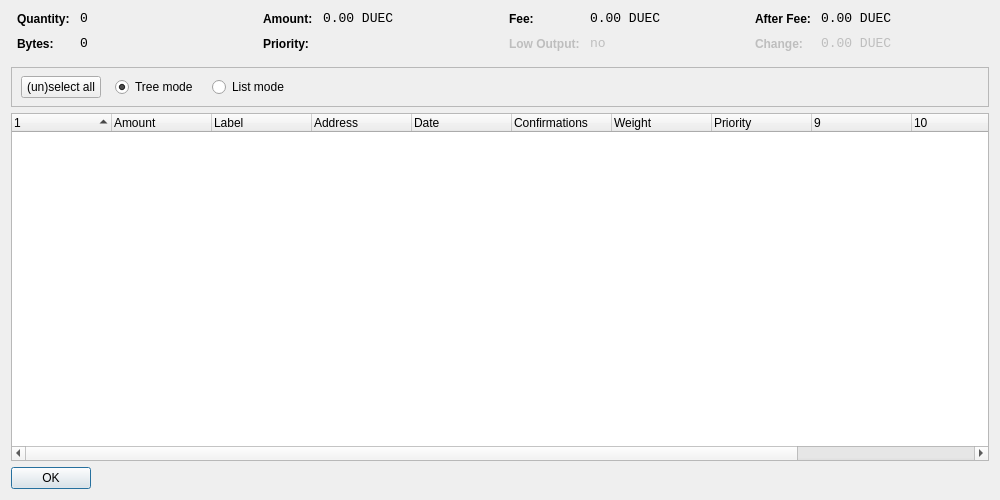
<?xml version="1.0" encoding="UTF-8"?>
<ui version="4.0">
 <class>CoinControlDialog</class>
 <widget class="QWidget" name="CoinControlDialog">
  <property name="geometry">
   <rect>
    <x>0</x>
    <y>0</y>
    <width>1000</width>
    <height>500</height>
   </rect>
  </property>
  <property name="windowTitle">
   <string>Coin Control</string>
  </property>
  <layout class="QVBoxLayout" name="verticalLayout">
   <item>
    <layout class="QHBoxLayout" name="horizontalLayoutTop" stretch="0,0,0,0">
     <property name="topMargin">
      <number>0</number>
     </property>
     <property name="bottomMargin">
      <number>10</number>
     </property>
     <item>
      <layout class="QFormLayout" name="formLayoutCoinControl1">
       <property name="horizontalSpacing">
        <number>10</number>
       </property>
       <property name="verticalSpacing">
        <number>10</number>
       </property>
       <property name="leftMargin">
        <number>6</number>
       </property>
       <property name="rightMargin">
        <number>6</number>
       </property>
       <item row="0" column="0">
        <widget class="QLabel" name="labelCoinControlQuantityText">
         <property name="styleSheet">
          <string notr="true">font-weight:bold;</string>
         </property>
         <property name="text">
          <string>Quantity:</string>
         </property>
        </widget>
       </item>
       <item row="0" column="1">
        <widget class="QLabel" name="labelCoinControlQuantity">
         <property name="font">
          <font>
           <family>Monospace</family>
           <pointsize>10</pointsize>
          </font>
         </property>
         <property name="cursor">
          <cursorShape>IBeamCursor</cursorShape>
         </property>
         <property name="contextMenuPolicy">
          <enum>Qt::ActionsContextMenu</enum>
         </property>
         <property name="text">
          <string notr="true">0</string>
         </property>
         <property name="textInteractionFlags">
          <set>Qt::LinksAccessibleByMouse|Qt::TextSelectableByKeyboard|Qt::TextSelectableByMouse</set>
         </property>
        </widget>
       </item>
       <item row="1" column="0">
        <widget class="QLabel" name="labelCoinControlBytesText">
         <property name="styleSheet">
          <string notr="true">font-weight:bold;</string>
         </property>
         <property name="text">
          <string>Bytes:</string>
         </property>
        </widget>
       </item>
       <item row="1" column="1">
        <widget class="QLabel" name="labelCoinControlBytes">
         <property name="font">
          <font>
           <family>Monospace</family>
           <pointsize>10</pointsize>
          </font>
         </property>
         <property name="cursor">
          <cursorShape>IBeamCursor</cursorShape>
         </property>
         <property name="contextMenuPolicy">
          <enum>Qt::ActionsContextMenu</enum>
         </property>
         <property name="text">
          <string notr="true">0</string>
         </property>
         <property name="textInteractionFlags">
          <set>Qt::LinksAccessibleByMouse|Qt::TextSelectableByKeyboard|Qt::TextSelectableByMouse</set>
         </property>
        </widget>
       </item>
      </layout>
     </item>
     <item>
      <layout class="QFormLayout" name="formLayoutCoinControl2">
       <property name="horizontalSpacing">
        <number>10</number>
       </property>
       <property name="verticalSpacing">
        <number>10</number>
       </property>
       <property name="leftMargin">
        <number>6</number>
       </property>
       <property name="rightMargin">
        <number>6</number>
       </property>
       <item row="0" column="0">
        <widget class="QLabel" name="labelCoinControlAmountText">
         <property name="styleSheet">
          <string notr="true">font-weight:bold;</string>
         </property>
         <property name="text">
          <string>Amount:</string>
         </property>
        </widget>
       </item>
       <item row="0" column="1">
        <widget class="QLabel" name="labelCoinControlAmount">
         <property name="font">
          <font>
           <family>Monospace</family>
           <pointsize>10</pointsize>
          </font>
         </property>
         <property name="cursor">
          <cursorShape>IBeamCursor</cursorShape>
         </property>
         <property name="contextMenuPolicy">
          <enum>Qt::ActionsContextMenu</enum>
         </property>
         <property name="text">
          <string notr="true">0.00 DUEC</string>
         </property>
         <property name="textInteractionFlags">
          <set>Qt::LinksAccessibleByMouse|Qt::TextSelectableByKeyboard|Qt::TextSelectableByMouse</set>
         </property>
        </widget>
       </item>
       <item row="1" column="0">
        <widget class="QLabel" name="labelCoinControlPriorityText">
         <property name="styleSheet">
          <string notr="true">font-weight:bold;</string>
         </property>
         <property name="text">
          <string>Priority:</string>
         </property>
        </widget>
       </item>
       <item row="1" column="1">
        <widget class="QLabel" name="labelCoinControlPriority">
         <property name="font">
          <font>
           <family>Monospace</family>
           <pointsize>10</pointsize>
          </font>
         </property>
         <property name="cursor">
          <cursorShape>IBeamCursor</cursorShape>
         </property>
         <property name="contextMenuPolicy">
          <enum>Qt::ActionsContextMenu</enum>
         </property>
         <property name="text">
          <string/>
         </property>
         <property name="textInteractionFlags">
          <set>Qt::LinksAccessibleByMouse|Qt::TextSelectableByKeyboard|Qt::TextSelectableByMouse</set>
         </property>
        </widget>
       </item>
      </layout>
     </item>
     <item>
      <layout class="QFormLayout" name="formLayoutCoinControl3">
       <property name="horizontalSpacing">
        <number>10</number>
       </property>
       <property name="verticalSpacing">
        <number>10</number>
       </property>
       <property name="leftMargin">
        <number>6</number>
       </property>
       <property name="rightMargin">
        <number>6</number>
       </property>
       <item row="0" column="0">
        <widget class="QLabel" name="labelCoinControlFeeText">
         <property name="styleSheet">
          <string notr="true">font-weight:bold;</string>
         </property>
         <property name="text">
          <string>Fee:</string>
         </property>
        </widget>
       </item>
       <item row="0" column="1">
        <widget class="QLabel" name="labelCoinControlFee">
         <property name="font">
          <font>
           <family>Monospace</family>
           <pointsize>10</pointsize>
          </font>
         </property>
         <property name="cursor">
          <cursorShape>IBeamCursor</cursorShape>
         </property>
         <property name="contextMenuPolicy">
          <enum>Qt::ActionsContextMenu</enum>
         </property>
         <property name="text">
          <string notr="true">0.00 DUEC</string>
         </property>
         <property name="textInteractionFlags">
          <set>Qt::LinksAccessibleByMouse|Qt::TextSelectableByKeyboard|Qt::TextSelectableByMouse</set>
         </property>
        </widget>
       </item>
       <item row="1" column="0">
        <widget class="QLabel" name="labelCoinControlLowOutputText">
         <property name="enabled">
          <bool>false</bool>
         </property>
         <property name="styleSheet">
          <string notr="true">font-weight:bold;</string>
         </property>
         <property name="text">
          <string>Low Output:</string>
         </property>
        </widget>
       </item>
       <item row="1" column="1">
        <widget class="QLabel" name="labelCoinControlLowOutput">
         <property name="enabled">
          <bool>false</bool>
         </property>
         <property name="font">
          <font>
           <family>Monospace</family>
           <pointsize>10</pointsize>
          </font>
         </property>
         <property name="cursor">
          <cursorShape>IBeamCursor</cursorShape>
         </property>
         <property name="contextMenuPolicy">
          <enum>Qt::ActionsContextMenu</enum>
         </property>
         <property name="text">
          <string>no</string>
         </property>
         <property name="textInteractionFlags">
          <set>Qt::LinksAccessibleByMouse|Qt::TextSelectableByKeyboard|Qt::TextSelectableByMouse</set>
         </property>
        </widget>
       </item>
      </layout>
     </item>
     <item>
      <layout class="QFormLayout" name="formLayoutCoinControl4">
       <property name="horizontalSpacing">
        <number>10</number>
       </property>
       <property name="verticalSpacing">
        <number>10</number>
       </property>
       <property name="leftMargin">
        <number>6</number>
       </property>
       <property name="rightMargin">
        <number>6</number>
       </property>
       <item row="0" column="0">
        <widget class="QLabel" name="labelCoinControlAfterFeeText">
         <property name="styleSheet">
          <string notr="true">font-weight:bold;</string>
         </property>
         <property name="text">
          <string>After Fee:</string>
         </property>
        </widget>
       </item>
       <item row="0" column="1">
        <widget class="QLabel" name="labelCoinControlAfterFee">
         <property name="font">
          <font>
           <family>Monospace</family>
           <pointsize>10</pointsize>
          </font>
         </property>
         <property name="cursor">
          <cursorShape>IBeamCursor</cursorShape>
         </property>
         <property name="contextMenuPolicy">
          <enum>Qt::ActionsContextMenu</enum>
         </property>
         <property name="text">
          <string notr="true">0.00 DUEC</string>
         </property>
         <property name="textInteractionFlags">
          <set>Qt::LinksAccessibleByMouse|Qt::TextSelectableByKeyboard|Qt::TextSelectableByMouse</set>
         </property>
        </widget>
       </item>
       <item row="1" column="0">
        <widget class="QLabel" name="labelCoinControlChangeText">
         <property name="enabled">
          <bool>false</bool>
         </property>
         <property name="styleSheet">
          <string notr="true">font-weight:bold;</string>
         </property>
         <property name="text">
          <string>Change:</string>
         </property>
        </widget>
       </item>
       <item row="1" column="1">
        <widget class="QLabel" name="labelCoinControlChange">
         <property name="enabled">
          <bool>false</bool>
         </property>
         <property name="font">
          <font>
           <family>Monospace</family>
           <pointsize>10</pointsize>
          </font>
         </property>
         <property name="cursor">
          <cursorShape>IBeamCursor</cursorShape>
         </property>
         <property name="contextMenuPolicy">
          <enum>Qt::ActionsContextMenu</enum>
         </property>
         <property name="text">
          <string notr="true">0.00 DUEC</string>
         </property>
         <property name="textInteractionFlags">
          <set>Qt::LinksAccessibleByMouse|Qt::TextSelectableByKeyboard|Qt::TextSelectableByMouse</set>
         </property>
        </widget>
       </item>
      </layout>
     </item>
    </layout>
   </item>
   <item>
    <widget class="QFrame" name="frame">
     <property name="minimumSize">
      <size>
       <width>0</width>
       <height>40</height>
      </size>
     </property>
     <property name="frameShape">
      <enum>QFrame::StyledPanel</enum>
     </property>
     <property name="frameShadow">
      <enum>QFrame::Sunken</enum>
     </property>
     <widget class="QWidget" name="horizontalLayoutWidget">
      <property name="geometry">
       <rect>
        <x>10</x>
        <y>0</y>
        <width>781</width>
        <height>41</height>
       </rect>
      </property>
      <layout class="QHBoxLayout" name="horizontalLayoutPanel" stretch="0,0,0,0">
       <property name="spacing">
        <number>14</number>
       </property>
       <item>
        <widget class="QPushButton" name="pushButtonSelectAll">
         <property name="sizePolicy">
          <sizepolicy hsizetype="Maximum" vsizetype="Fixed">
           <horstretch>0</horstretch>
           <verstretch>0</verstretch>
          </sizepolicy>
         </property>
         <property name="text">
          <string>(un)select all</string>
         </property>
        </widget>
       </item>
       <item>
        <widget class="QRadioButton" name="radioTreeMode">
         <property name="sizePolicy">
          <sizepolicy hsizetype="Maximum" vsizetype="Fixed">
           <horstretch>0</horstretch>
           <verstretch>0</verstretch>
          </sizepolicy>
         </property>
         <property name="text">
          <string>Tree mode</string>
         </property>
         <property name="checked">
          <bool>true</bool>
         </property>
        </widget>
       </item>
       <item>
        <widget class="QRadioButton" name="radioListMode">
         <property name="sizePolicy">
          <sizepolicy hsizetype="Maximum" vsizetype="Fixed">
           <horstretch>0</horstretch>
           <verstretch>0</verstretch>
          </sizepolicy>
         </property>
         <property name="text">
          <string>List mode</string>
         </property>
        </widget>
       </item>
       <item>
        <spacer name="horizontalSpacer">
         <property name="orientation">
          <enum>Qt::Horizontal</enum>
         </property>
         <property name="sizeHint" stdset="0">
          <size>
           <width>40</width>
           <height>20</height>
          </size>
         </property>
        </spacer>
       </item>
      </layout>
     </widget>
    </widget>
   </item>
   <item>
    <widget class="CoinControlTreeWidget" name="treeWidget">
     <property name="contextMenuPolicy">
      <enum>Qt::CustomContextMenu</enum>
     </property>
     <property name="sortingEnabled">
      <bool>false</bool>
     </property>
     <property name="columnCount">
      <number>12</number>
     </property>
     <attribute name="headerShowSortIndicator" stdset="0">
      <bool>true</bool>
     </attribute>
     <attribute name="headerStretchLastSection">
      <bool>false</bool>
     </attribute>
     <column>
      <property name="text">
       <string/>
      </property>
     </column>
     <column>
      <property name="text">
       <string>Amount</string>
      </property>
     </column>
     <column>
      <property name="text">
       <string>Label</string>
      </property>
     </column>
     <column>
      <property name="text">
       <string>Address</string>
      </property>
     </column>
     <column>
      <property name="text">
       <string>Date</string>
      </property>
     </column>
     <column>
      <property name="text">
       <string>Confirmations</string>
      </property>
      <property name="toolTip">
       <string>Confirmed</string>
      </property>
     </column>
     <column>
      <property name="text">
       <string>Weight</string>
      </property>
     </column>
     <column>
      <property name="text">
       <string>Priority</string>
      </property>
     </column>
     <column>
      <property name="text">
       <string/>
      </property>
     </column>
     <column>
      <property name="text">
       <string/>
      </property>
     </column>
     <column>
      <property name="text">
       <string/>
      </property>
     </column>
     <column>
      <property name="text">
       <string/>
      </property>
     </column>
    </widget>
   </item>
   <item>
    <widget class="QDialogButtonBox" name="buttonBox">
     <property name="sizePolicy">
      <sizepolicy hsizetype="Maximum" vsizetype="Fixed">
       <horstretch>0</horstretch>
       <verstretch>0</verstretch>
      </sizepolicy>
     </property>
     <property name="orientation">
      <enum>Qt::Horizontal</enum>
     </property>
     <property name="standardButtons">
      <set>QDialogButtonBox::Ok</set>
     </property>
    </widget>
   </item>
  </layout>
 </widget>
 <customwidgets>
  <customwidget>
   <class>CoinControlTreeWidget</class>
   <extends>QTreeWidget</extends>
   <header>coincontroltreewidget.h</header>
  </customwidget>
 </customwidgets>
 <resources/>
 <connections/>
</ui>
